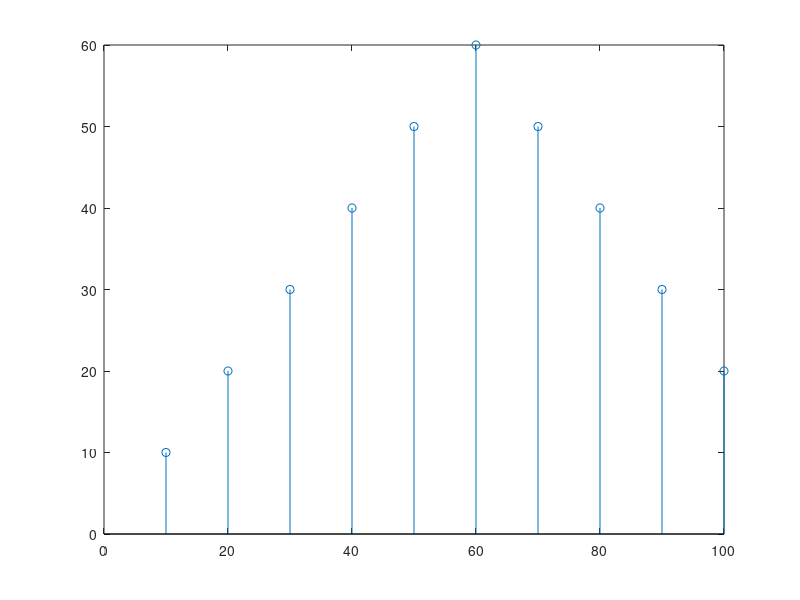

Write MATLAB code to recreate this figure.
TLAK = [10 20 30 40 50 60 50 40 30 20]
stem(TLAK)
TEPLOTA = [10 20 30 40 50 60 70 80 90 100]
CAS = [0 5 10 15 20 25 30 35 40 45]
stem(CAS,TLAK)
stem(TEPLOTA,TLAK)